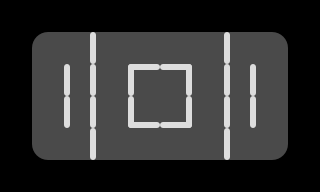

Rendered tile map (Tiled .tmx) drawn with the repository's tilesets; below, a short description and the full map source, tile grids included:
An orthogonal 10x6 tile map with 32x32 px tiles, 3 tile layers (grid, cellrounded, walls) and 11 objects (6x portal, 3x enemy, player, goal).

<map version="1.0" orientation="orthogonal" width="10" height="6" tilewidth="32" tileheight="32">
 <tileset firstgid="1" name="walls" tilewidth="32" tileheight="32">
  <image source="../cells.png" trans="ff00ff" width="128" height="384" />
 </tileset>
 <layer name="grid" width="10" height="6">
  <data>
   <tile gid="16" />
   <tile gid="16" />
   <tile gid="16" />
   <tile gid="16" />
   <tile gid="16" />
   <tile gid="16" />
   <tile gid="16" />
   <tile gid="16" />
   <tile gid="16" />
   <tile gid="16" />
   <tile gid="16" />
   <tile gid="1" />
   <tile gid="1" />
   <tile gid="1" />
   <tile gid="1" />
   <tile gid="1" />
   <tile gid="1" />
   <tile gid="1" />
   <tile gid="1" />
   <tile gid="16" />
   <tile gid="16" />
   <tile gid="1" />
   <tile gid="1" />
   <tile gid="1" />
   <tile gid="1" />
   <tile gid="1" />
   <tile gid="1" />
   <tile gid="1" />
   <tile gid="1" />
   <tile gid="16" />
   <tile gid="16" />
   <tile gid="1" />
   <tile gid="1" />
   <tile gid="1" />
   <tile gid="1" />
   <tile gid="1" />
   <tile gid="1" />
   <tile gid="1" />
   <tile gid="1" />
   <tile gid="16" />
   <tile gid="16" />
   <tile gid="1" />
   <tile gid="1" />
   <tile gid="1" />
   <tile gid="1" />
   <tile gid="1" />
   <tile gid="1" />
   <tile gid="1" />
   <tile gid="1" />
   <tile gid="16" />
   <tile gid="16" />
   <tile gid="16" />
   <tile gid="16" />
   <tile gid="16" />
   <tile gid="16" />
   <tile gid="16" />
   <tile gid="16" />
   <tile gid="16" />
   <tile gid="16" />
   <tile gid="16" />
  </data>
 </layer>
 <layer name="cellrounded" width="10" height="6">
  <data>
   <tile gid="0" />
   <tile gid="0" />
   <tile gid="0" />
   <tile gid="0" />
   <tile gid="0" />
   <tile gid="0" />
   <tile gid="0" />
   <tile gid="0" />
   <tile gid="0" />
   <tile gid="0" />
   <tile gid="0" />
   <tile gid="17" />
   <tile gid="0" />
   <tile gid="0" />
   <tile gid="0" />
   <tile gid="0" />
   <tile gid="0" />
   <tile gid="0" />
   <tile gid="18" />
   <tile gid="0" />
   <tile gid="0" />
   <tile gid="0" />
   <tile gid="0" />
   <tile gid="0" />
   <tile gid="0" />
   <tile gid="0" />
   <tile gid="0" />
   <tile gid="0" />
   <tile gid="0" />
   <tile gid="0" />
   <tile gid="0" />
   <tile gid="0" />
   <tile gid="0" />
   <tile gid="0" />
   <tile gid="0" />
   <tile gid="0" />
   <tile gid="0" />
   <tile gid="0" />
   <tile gid="0" />
   <tile gid="0" />
   <tile gid="0" />
   <tile gid="19" />
   <tile gid="0" />
   <tile gid="0" />
   <tile gid="0" />
   <tile gid="0" />
   <tile gid="0" />
   <tile gid="0" />
   <tile gid="20" />
   <tile gid="0" />
   <tile gid="0" />
   <tile gid="0" />
   <tile gid="0" />
   <tile gid="0" />
   <tile gid="0" />
   <tile gid="0" />
   <tile gid="0" />
   <tile gid="0" />
   <tile gid="0" />
   <tile gid="0" />
  </data>
 </layer>
 <layer name="walls" width="10" height="6">
  <data>
   <tile gid="0" />
   <tile gid="0" />
   <tile gid="0" />
   <tile gid="0" />
   <tile gid="0" />
   <tile gid="0" />
   <tile gid="0" />
   <tile gid="0" />
   <tile gid="0" />
   <tile gid="0" />
   <tile gid="0" />
   <tile gid="0" />
   <tile gid="2" />
   <tile gid="0" />
   <tile gid="0" />
   <tile gid="0" />
   <tile gid="0" />
   <tile gid="3" />
   <tile gid="0" />
   <tile gid="0" />
   <tile gid="0" />
   <tile gid="0" />
   <tile gid="4" />
   <tile gid="0" />
   <tile gid="7" />
   <tile gid="6" />
   <tile gid="0" />
   <tile gid="4" />
   <tile gid="0" />
   <tile gid="0" />
   <tile gid="0" />
   <tile gid="0" />
   <tile gid="4" />
   <tile gid="0" />
   <tile gid="11" />
   <tile gid="10" />
   <tile gid="0" />
   <tile gid="4" />
   <tile gid="0" />
   <tile gid="0" />
   <tile gid="0" />
   <tile gid="0" />
   <tile gid="2" />
   <tile gid="0" />
   <tile gid="0" />
   <tile gid="0" />
   <tile gid="0" />
   <tile gid="3" />
   <tile gid="0" />
   <tile gid="0" />
   <tile gid="0" />
   <tile gid="0" />
   <tile gid="0" />
   <tile gid="0" />
   <tile gid="0" />
   <tile gid="0" />
   <tile gid="0" />
   <tile gid="0" />
   <tile gid="0" />
   <tile gid="0" />
  </data>
 </layer>
 <objectgroup name="portals" width="10" height="6">
  <object type="portal" x="49" y="50" />
  <object type="portal" x="268" y="140" />
  <object type="portal" x="269" y="50" />
  <object type="portal" x="147" y="111" />
  <object type="portal" x="171" y="82" />
  <object type="portal" x="109" y="139" />
 </objectgroup>
 <objectgroup name="players" width="10" height="6">
  <object type="player" x="49" y="140" />
 </objectgroup>
 <objectgroup name="items" width="10" height="6">
  <object type="goal" x="203" y="50" />
 </objectgroup>
 <objectgroup name="enemies" width="10" height="6">
  <object type="enemy" x="73" y="47" />
  <object type="enemy" x="243" y="49" />
  <object type="enemy" x="201" y="137" />
 </objectgroup>
 <objectgroup name="cells" width="10" height="6" />
</map>
